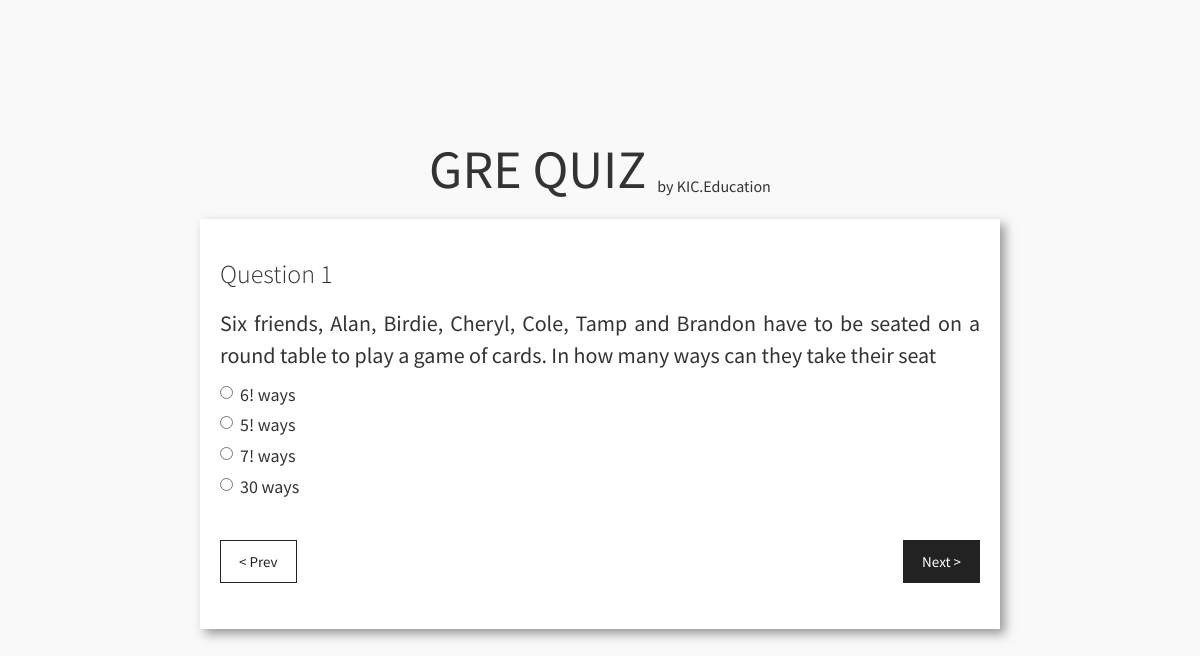
The page / on the database its author committed.
### tables this page shows
CREATE TABLE IF NOT EXISTS `answers` (
  `id` int(11) NOT NULL AUTO_INCREMENT,
  `question_id` int(11) NOT NULL,
  `option1` varchar(40) NOT NULL,
  `option2` varchar(40) NOT NULL,
  `option3` varchar(40) NOT NULL,
  `option4` varchar(40) NOT NULL,
  `right_ans` int(11) NOT NULL,
  `trashed` tinyint(1) NOT NULL DEFAULT '0',
  PRIMARY KEY (`id`),
  KEY `question_id` (`question_id`)
);

CREATE TABLE IF NOT EXISTS `questions` (
  `id` int(11) NOT NULL AUTO_INCREMENT,
  `question` varchar(512) NOT NULL,
  `trashed` int(11) NOT NULL,
  PRIMARY KEY (`id`)
);

### www/index.php (the view, shortened to what this page needs)
<?php
    include_once 'includes/con.php';
    $stmt1 = "  SELECT q.id,q.question,a.option1,a.option2,a.option3,a.option4
                FROM questions q
                LEFT JOIN answers a ON q.id=a.question_id
                WHERE q.trashed = 0";
?>
<!DOCTYPE html>
<html>
<head>
    <link rel="stylesheet" type="text/css" href="lib/bootstrap-3.3.6/css/bootstrap.min.css">
    <link rel="stylesheet" type="text/css" href="css/style1.css" />
</head>
<body>
    <div class="site-wrapper">
        <div class="inner-site-wrapper">
            <div style="margin-top:-40px;">
                <center>
                    <p style="font-size:54px;">GRE QUIZ&nbsp;<sub style="font-size:16px;">by KIC.Education</sub></p>
                </center>
            </div>
            <div class="content">
        <?php
            $result=$con->query($stmt1);
            if ($result->num_rows > 0) {
                while ($row = $result->fetch_assoc()) {
                    $radio_check = ["","","",""];
                    echo "  <div id='qus-".$row['id']."' class='card quiz-qus'>
                                <h3>Question ".$row['id']."</h3>
                                <p class='main-qus'>".$row['question']."</p>
                                <div style='font-size:18px;'>
                                    <div class='radio'>
                                        <label>
                                            <input class='options' type='radio' name='option-quiz-".$row['id']."' value='1' data-quiz='".$row['id']."' ".$radio_check[0].">
                                            ".$row['option1']."
                                        </label>
                                    </div>
                                    <div class='radio'>
                                        <label>
                                            <input class='options' type='radio' name='option-quiz-".$row['id']."' value='2' data-quiz='".$row['id']."' ".$radio_check[1].">
                                            ".$row['option2']."
                                        </label>
                                    </div>
                                    <div class='radio'>
                                        <label>
                                            <input class='options' type='radio' name='option-quiz-".$row['id']."' value='3' data-quiz='".$row['id']."' ".$radio_check[2].">
                                            ".$row['option3']."
                                        </label>
                                    </div>
                                    <div class='radio'>
                                        <label>
                                            <input class='options' type='radio' name='option-quiz-".$row['id']."' value='4' data-quiz='".$row['id']."' ".$radio_check[3].">
                                            ".$row['option4']."
                                        </label>
                                    </div>
                                </div>
                                <div class='card-footer'>
                                    <button value='".$row['id']."' data-action='prev' class='btn btn-outline btn-default pull-left nav-btn'>< Prev</button>
                                    <button value='".$row['id']."' data-action='next' class='btn btn-default pull-right nav-btn'>Next ></button>
                                </div>
                            </div>";
                }
            }
        ?>
            </div>
        </div>
    </div>
</body>
</html>

### www/css/style1.css (style rules this page uses)
html,body { height: 100%; }
body { background-color: #F9F9F9; }
.site-wrapper { display: table; height: 100%; width: 100%; }
.inner-site-wrapper { display: table-cell; vertical-align: middle; }
.card { background-color: #FFF; width: 800px; height: 410px; margin-left: auto; margin-right: auto; padding:20px; box-shadow: 5px 5px 10px rgba(128,128,128,0.8); }
.card .main-qus { margin-top: 20px; font-size: 22px; text-align: justify; }
.card .card-footer { margin-top: 40px; }
.btn-outline { background: rgba(0,0,0,0); color: #222; }

### rows shown on the page
answers: question "1", question.question "Six friends, Alan, Birdie, Cheryl, Cole, Tamp and Brandon have to be seated on a round table to play a game of cards. In how many ways can they take their seat", option1 "6! ways", option2 "5! ways", option3 "7! ways", option4 "30 ways"
